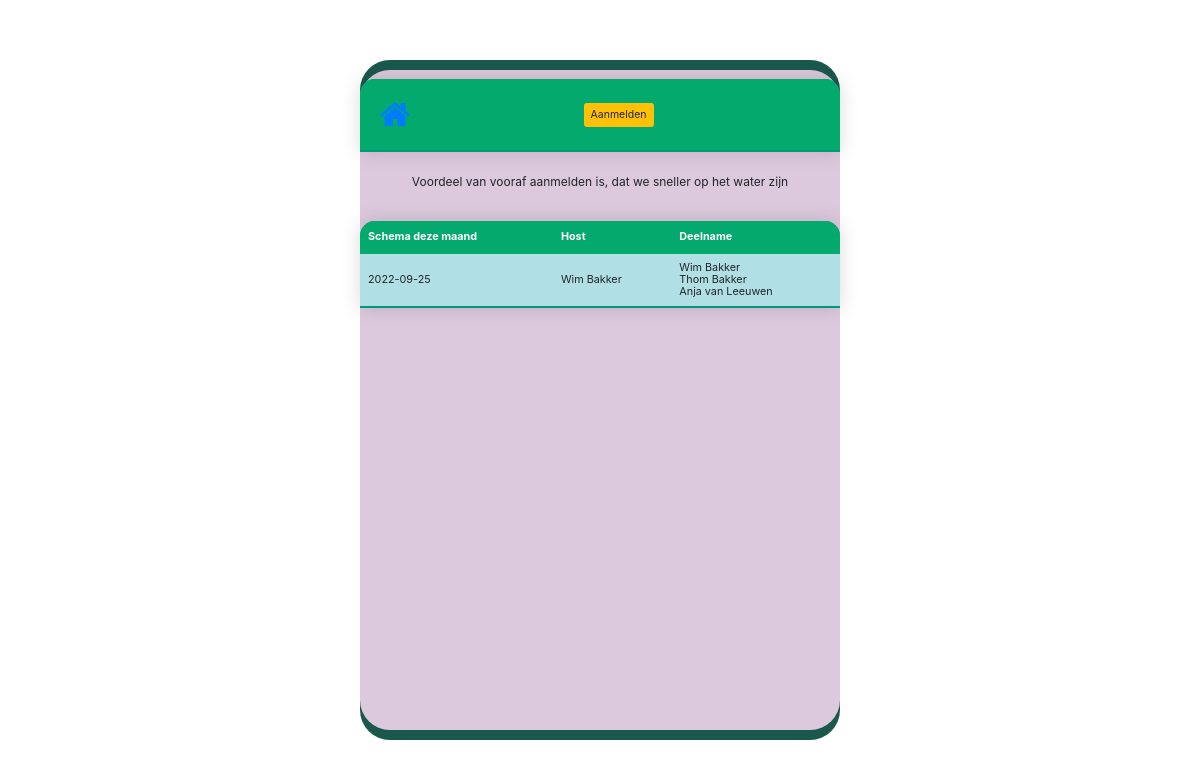
Before: / with the older database file.
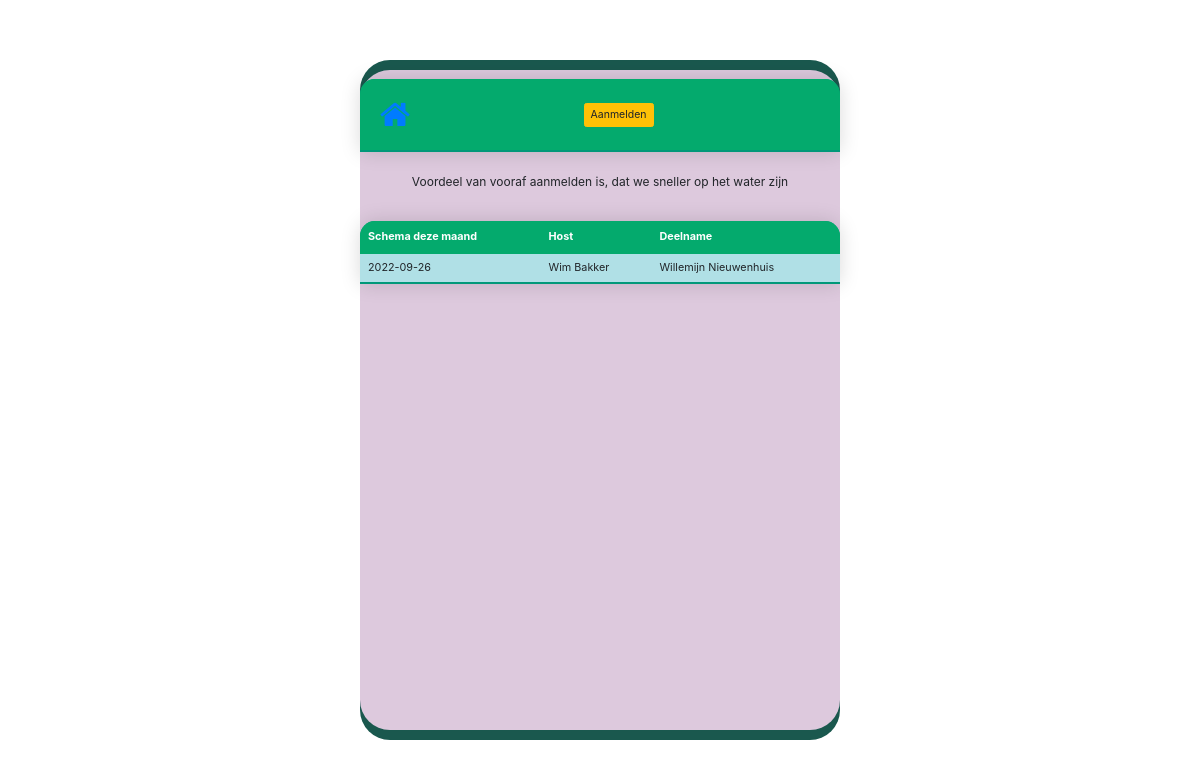
After: the same page with the newer database file.
### beatrix/models.py (models this page shows, shortened)
class Flexevent(models.Model):
    id = models.AutoField(primary_key=True)
    event_text = models.CharField(max_length=200)
    pub_date = models.CharField(max_length=35)
    pub_time = models.CharField(max_length=35)
    dagnaam = models.CharField(max_length=35, default='10:00')
    flexhost = models.CharField(max_length=135, default='-')
    lid = models.ManyToManyField(Person,through='Flexlid')  ##, on_delete=models.SET_NULL, null=True)

class Person(models.Model):
    name = models.CharField(max_length=100)
    email = models.CharField(max_length=100,blank=True)
    is_flex = models.BooleanField(default=True)        #wil ingedeeld worden in flexpoule
    keuzes = models.IntegerField(default=0) #aantal keren als host gekozen

### beatrix/views.py (the view)
# urls.py: path('', FlexeventsView.as_view(), name='trainingen'),
class FlexeventsView(ListView):
    template_name='beatrix/events.html'
    queryset=Flexevent.objects.all()
    def get_context_data(self, **kwargs):
        sl_ = self.kwargs.get("slug")
        print(sl_)
        template_name='beatrix/maand_list.html'
        year=int(date.today().strftime('%Y'))
        month = int(date.today().strftime('%m'))
        monthend=[0,31,28,31,30,31,30,31,31,30,31,30,31] #jfmamjjasond
        einde=monthend[month]
        x=0
        start=date(year,month,1)
        end=date(year,month,einde)
        x=10
        rooster=Flexevent.objects.filter(pub_date__range=[start, end])[:x]
        for r in rooster:
            aanwezig=Flexlid.objects.all().filter(flexevent_id=r.id)
            ingedeelden=aanwezig.values_list('member_id', flat=True)
            print(len(aanwezig))
            x+=len(aanwezig)
            print(x)
            y=int(x/4)
        roostergedeelte=Flexevent.objects.filter(pub_date__range=[start, end])[:x]
        context = {
        'rooster': rooster,
        'roostergedeelte': roostergedeelte,
        'regels':y,
        }
        return context

### templates/beatrix/events.html (shortened to what this page needs)
{% extends 'base.html' %}
{% block content %}
<form>
<table class="datum-table">
  <tbody>
    <tr>
      <a> Voordeel van vooraf aanmelden is, dat we sneller op het water zijn
          </a>
    </tr>
  </tbody>
</table>
<table class="beatrix-table">
    <thead>
      <thead>
        <tr>
          <th >Schema deze maand</th>
          <th >Host</th>
          <th >Deelname</th>
        </tr>
      </thead>
    </thead>
    <tbody>
            {% for cc in rooster %}
        <tr>
          <td > {{cc.pub_date}}</td>
          <td >{{cc.flexhost}}</td>
          <td>{% for t in cc.lid.all %}
            {% if forloop.counter0 < regels %}
          {{ t.name }}<br>
        {% endif %}
          {% endfor %}</td>
        {% endfor %}
</form>
{% endblock  %}

Changed rows visible on the page:
removed Flexevent: pub_date "2022-09-25", flexhost "Wim Bakker"
no longer on this page (row edited): Person: name "Wim Bakker", shown under "2022-09-25"
no longer on this page (row edited): Person: name "Thom Bakker", shown under "2022-09-25"
no longer on this page (row edited): Person: name "Anja van Leeuwen", shown under "2022-09-25"
added Flexevent: pub_date "2022-09-26", flexhost "Wim Bakker"
now on this page (row edited): Person: name "Willemijn Nieuwenhuis", shown under "2022-09-26"
